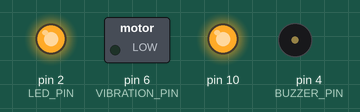
A sketch run on a simulated Arduino Uno, built with avr-gcc and run on an emulated ATmega328P. On the bench: switched loads named in the sketch (green lamp = pin HIGH), output pins drawn as LEDs (lit = HIGH), buzzer (waves = sounding, pin HIGH). No radio packets arrive unless stated.

Above: at 0.1 s.
At 0.6 s:
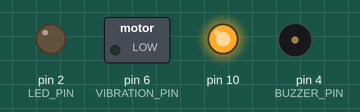
Timing chart, 0 to 2.1 s (numbered marks = the images above):
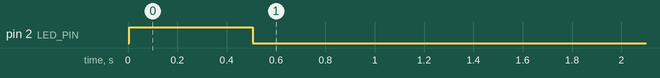

The sketch:

leftslavenrftest.ino
```cpp
#include <SPI.h>
#include <RF24.h>

// Pin definitions
#define CE_PIN 3
#define CSN_PIN 1
#define BUZZER_PIN 4
#define VIBRATION_PIN 6
#define LED_PIN 2

// Radio pipe address for right slave
const uint64_t RIGHT_PIPE = 0x00F1F1F1F1LL;

// Initialize RF24 object
RF24 radio(CE_PIN, CSN_PIN);

void setup() {
  // Initialize pins
  pinMode(LED_PIN, OUTPUT);
  pinMode(BUZZER_PIN, OUTPUT);
  pinMode(VIBRATION_PIN, OUTPUT);

  // Initialize radio
  SPI.begin();
  radio.begin();
  radio.setPALevel(RF24_PA_MAX);
  radio.setDataRate(RF24_250KBPS);
  radio.setChannel(108);
  radio.setPayloadSize(1);
  radio.openReadingPipe(1, RIGHT_PIPE);
  radio.startListening();

  // Initial LED flash to show it's working
  digitalWrite(LED_PIN, HIGH);
  delay(500);
  digitalWrite(LED_PIN, LOW);
}

void indicate_signal() {
  // Flash LED
  digitalWrite(LED_PIN, HIGH);

  // Short beep
  tone(BUZZER_PIN, 2000, 100);

  // Short vibration
  digitalWrite(VIBRATION_PIN, HIGH);
  delay(100);

  // Turn everything off
  digitalWrite(LED_PIN, LOW);
  digitalWrite(VIBRATION_PIN, LOW);
}

void loop() {
  if (radio.available()) {
    char received;
    radio.read(&received, 1);

    // Only respond to 'R' signal
    if (received == 'R') {
      indicate_signal();
    }
  }
  delay(10);
}
```
